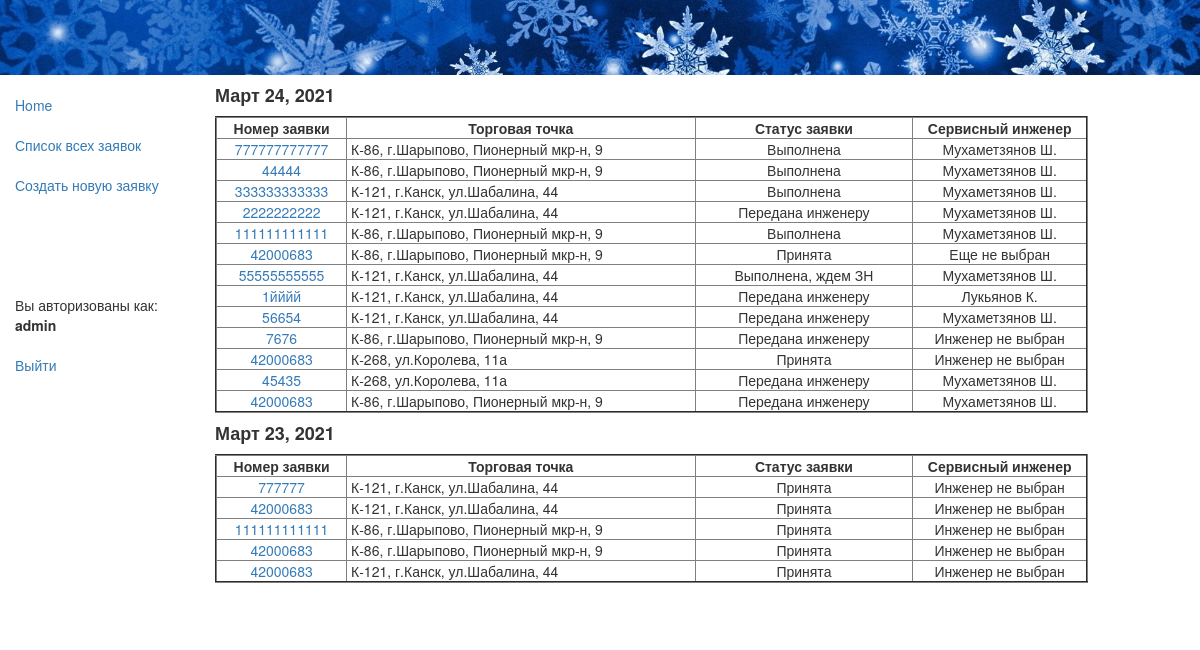
Page /app/recs/ (signed in) on the earlier database version.
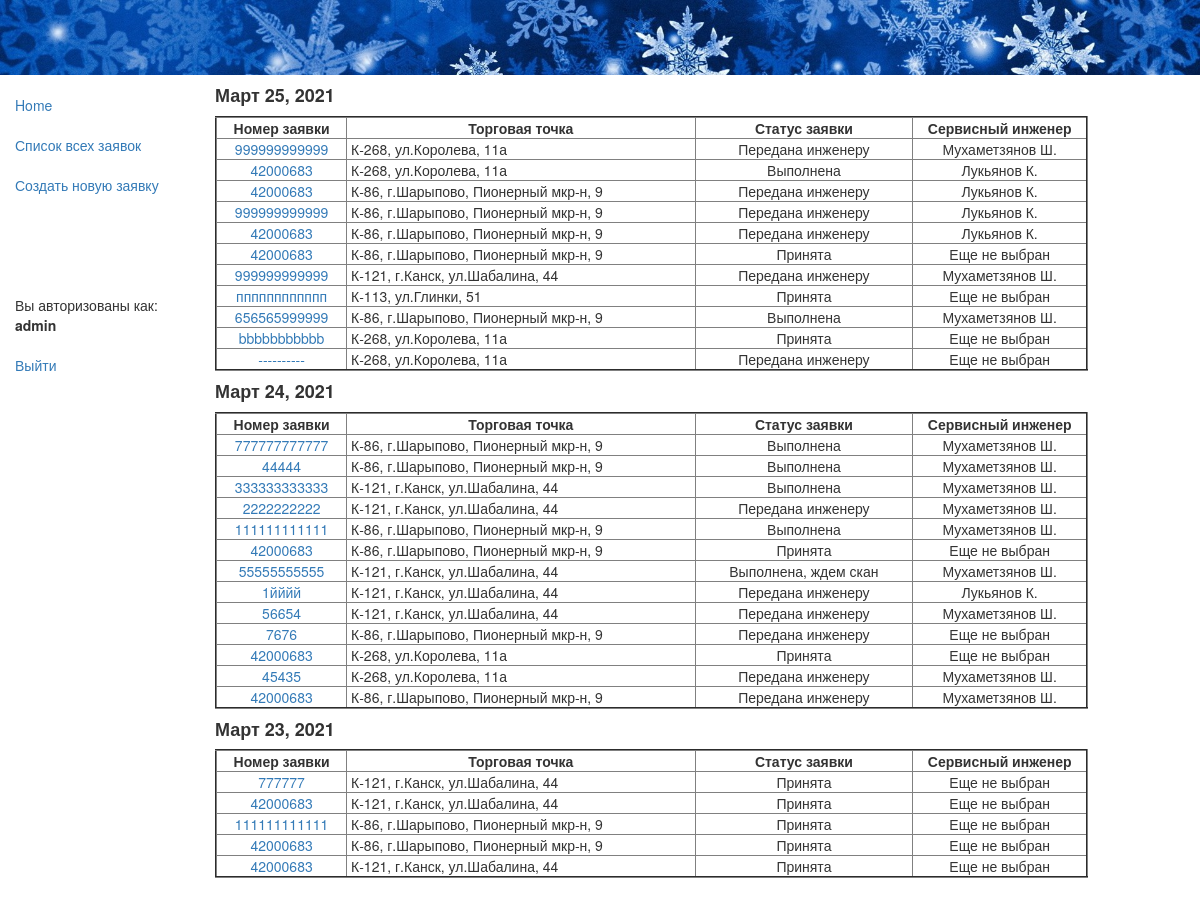
Same page on the later database version.
### app/models.py (models this page shows, shortened)
class Rec(models.Model):
    status = models.ForeignKey(Status, null=True, on_delete=models.SET_NULL, default=4, verbose_name="Статус заявки")
    rec_date = models.DateField(auto_now_add=True)
    rec_time = models.TimeField(auto_now_add=True)
    staff = models.ForeignKey(Staff, null=True, on_delete=models.SET_NULL, verbose_name='Диспетчер')
    customer = models.CharField(max_length=100, verbose_name="ФИО инициатора заявки")
    rec_num = models.CharField(verbose_name='Номер заявки', max_length=12)
    store = models.ForeignKey(Store, null=True, on_delete=models.SET_NULL, verbose_name="Торговая точка, адрес")
    description = models.TextField(max_length=1000, verbose_name="Содержание заявки")
    trouble = models.ForeignKey(Trouble, null=True, on_delete=models.SET_NULL, verbose_name="Категория неисправности")
    tech = models.ForeignKey(Tech, null=True, on_delete=models.SET_NULL, verbose_name="Сервисный инженер")
    signd = models.DateField(null=True, verbose_name="Дата передачи заявки инженеру")
    signt = models.TimeField(null=True, verbose_name="Время передачи заявки инженеру")
    visit = models.DateField(null=True, verbose_name="Дата визита инженера")
    result = models.TextField(null=True, max_length=1000, verbose_name="Результат выезда")
    form = models.CharField(null=True, max_length=10, verbose_name="Номер заказа-наряда")
    jpg = models.ImageField(upload_to='images', null=True, verbose_name="Скан-копия заказа-наряда")
    class Meta:
        ordering = ['-rec_time'] # отображение заявок в rec-list.html в обратном порядке
        permissions = (("can_create_update", "Может rec_create и rec_update"),
                       ("can_list_detail", "Может rec_list и rec_detail"),
                       )
    def get_absolute_url(self):
        return reverse('rec_detail', args=[str(self.id)])

class Store(models.Model):
    name = models.CharField(max_length=96, help_text="Торговая точка, адрес")
    def __str__(self):
        return self.name

class Status(models.Model):
    name = models.CharField(max_length=32, help_text="Состояние заявки")
    def __str__(self):
        return self.name

class Tech(models.Model):
    name = models.CharField(max_length=64, help_text="Сервисный инженер")
    def __str__(self):
        return self.name

### app/views.py (the view)
@permission_required('app.can_list_detail')
def rec_list(request):
    recs = Rec.objects.all()
    ddd = set()
    for i in recs:
        ddd.add(i.rec_date)
    ddd = sorted(ddd, reverse=True)[:45] # сортировка убыванию даты и кол-во отображаемых дней
    return render(
        request,
        'rec_list.html',
        context={'recs':recs, 'ddd':ddd},
    )

### app/templates/rec_list.html
{% extends "base_generic.html" %}
{% block content %}
  {% if recs %}
    {% for d in ddd %}
        <h4><strong>{{ d }}</strong></h4>
<table border="2" width="90%">
       <tr>
           <td width="15%" align="center" > <strong> &nbsp;Номер заявки&nbsp; </strong> </td>
           <td width="40%" align="center" > <strong> &nbsp;Торговая точка&nbsp; </strong> </td>
           <td width="25%" align="center" > <strong> &nbsp;Статус заявки&nbsp; </strong> </td>
           <td width="20%" align="center" > <strong> &nbsp;Сервисный инженер&nbsp; </strong> </td>
       </tr>
      {% for rec in recs %}
            {% if rec.rec_date == d %}
          <tr>
              <td align="center" > <a href="{{ rec.get_absolute_url }}">{{ rec.rec_num}} </a> </td>
              <td> &nbsp;{{ rec.store}}&nbsp; </td>
              <td align="center" > &nbsp;{{ rec.status}}&nbsp;</td>
              {% if rec.tech %}
              <td align="center" > &nbsp;{{ rec.tech}}&nbsp;</td>
              {% else %}
              <td align="center" > &nbsp;Еще не выбран&nbsp;</td>
              {% endif %}
          </tr>
            {% endif %}
      {% endfor %}
    </table>
    {% endfor %}
  {% else %}
    <br><p>Заявок пока нетути</p>
  {% endif %}
<br><br>
{% endblock %}

Differences in the rows shown:
added Rec: ddd "Март 25, 2021", rec_num "999999999999", store "К-268, ул.Королева, 11а", status "Передана инженеру", tech "Мухаметзянов Ш."
added Rec: rec_num "42000683", store "К-268, ул.Королева, 11а", status "Выполнена", tech "Лукьянов К.", shown under "Март 25, 2021"
added Rec: rec_num "42000683", store "К-86, г.Шарыпово, Пионерный мкр-н, 9", status "Передана инженеру", tech "Лукьянов К.", shown under "Март 25, 2021"
added Rec: rec_num "999999999999", store "К-86, г.Шарыпово, Пионерный мкр-н, 9", status "Передана инженеру", tech "Лукьянов К.", shown under "Март 25, 2021"
added Rec: rec_num "42000683", store "К-86, г.Шарыпово, Пионерный мкр-н, 9", status "Передана инженеру", tech "Лукьянов К.", shown under "Март 25, 2021"
added Rec: rec_num "42000683", store "К-86, г.Шарыпово, Пионерный мкр-н, 9", status "Принята", shows "Еще не выбран", shown under "Март 25, 2021"
added Rec: rec_num "999999999999", store "К-121, г.Канск, ул.Шабалина, 44", status "Передана инженеру", tech "Мухаметзянов Ш.", shown under "Март 25, 2021"
added Rec: rec_num "пппппппппппп", store "К-113, ул.Глинки, 51", status "Принята", shows "Еще не выбран", shown under "Март 25, 2021"
added Rec: rec_num "656565999999", store "К-86, г.Шарыпово, Пионерный мкр-н, 9", status "Выполнена", tech "Мухаметзянов Ш.", shown under "Март 25, 2021"
added Rec: rec_num "bbbbbbbbbbb", store "К-268, ул.Королева, 11а", status "Принята", shows "Еще не выбран", shown under "Март 25, 2021"
added Rec: rec_num "----------", store "К-268, ул.Королева, 11а", status "Передана инженеру", shows "Еще не выбран", shown under "Март 25, 2021"
changed through a linked row, Rec: status "Выполнена, ждем ЗН" → "Выполнена, ждем скан"
changed Rec (number 21 of 29 on the later page): tech_id 4 → empty (drawn)
changed Rec (number 22 of 29 on the later page): tech_id 4 → empty (drawn)
changed Rec "Март 23, 2021": tech_id 4 → empty (drawn)
changed Rec (number 26 of 29 on the later page): tech_id 4 → empty (drawn)
changed Rec (number 27 of 29 on the later page): tech_id 4 → empty (drawn)
changed Rec (number 28 of 29 on the later page): tech_id 4 → empty (drawn)
changed Rec (number 29 of 29 on the later page): tech_id 4 → empty (drawn)
Other differences:
new list line: "Номер заявки Торговая точка Статус заявки Сервисный инженер"
list line gone: "Инженер не выбран"
new list line: "Еще не выбран"
